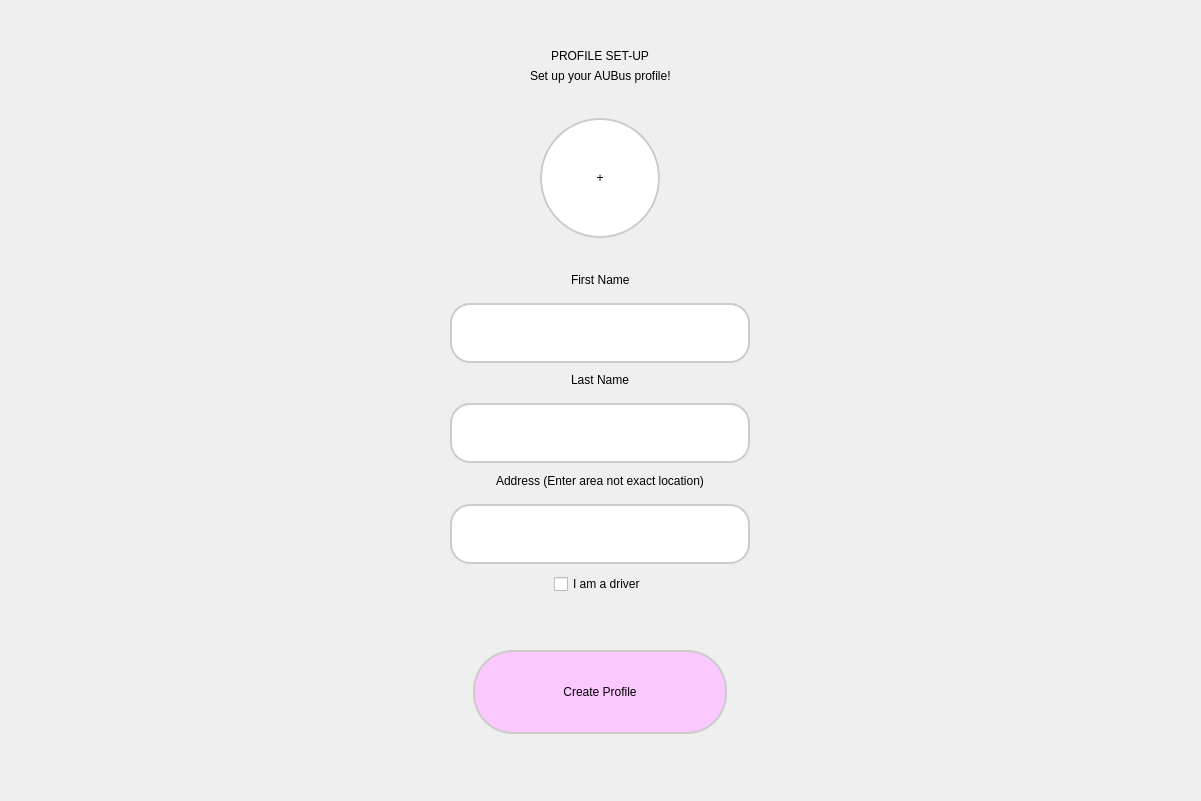
<?xml version="1.0" encoding="UTF-8"?>
<ui version="4.0">
 <class>Dialog</class>
 <widget class="QDialog" name="Dialog">
  <property name="geometry">
   <rect>
    <x>0</x>
    <y>0</y>
    <width>1201</width>
    <height>801</height>
   </rect>
  </property>
  <property name="windowTitle">
   <string>AUBus</string>
  </property>
  <widget class="QWidget" name="widget" native="true">
   <property name="geometry">
    <rect>
     <x>0</x>
     <y>0</y>
     <width>1201</width>
     <height>801</height>
    </rect>
   </property>
   <property name="styleSheet">
    <string notr="true">
QWidget#widget {
    background-color: qlineargradient(
        spread:pad, x1:0.1, y1:0.1, x2:0.9, y2:0.9,
        stop:0 rgba(10, 158, 190, 255),
        stop:1 rgba(170, 255, 255, 255)
    );
}
QPushButton {
    background-color: rgb(251, 201, 255);
    color: black;
    border-radius: 40px;
    border: 2px solid #cccccc;
    min-width: 250px;
    min-height: 80px;
    font: 63 12pt &quot;Sitka Heading Semibold&quot;;
}
QPushButton:hover {
    background-color: #e6f7ff;
}
QPushButton:pressed {
    background-color: #b3ecff;
}
QLabel {
    color: black;
    font: 63 10pt &quot;Sitka Heading Semibold&quot;;
}
QLineEdit {
    background-color: white;
    border-radius: 20px;
    border: 2px solid #cccccc;
    padding: 8px;
    font: 10pt &quot;Segoe UI&quot;;
    min-height: 40px;
}
QCheckBox {
    color: black;
    font: 63 10pt &quot;Sitka Heading Semibold&quot;;
}
    </string>
   </property>
   <layout class="QVBoxLayout" name="verticalLayout">
    <item>
     <spacer name="verticalSpacerTop">
      <property name="orientation">
       <enum>Qt::Vertical</enum>
      </property>
      <property name="sizeHint" stdset="0">
       <size>
        <width>20</width>
        <height>60</height>
       </size>
      </property>
     </spacer>
    </item>
    <item alignment="Qt::AlignHCenter">
     <widget class="QLabel" name="label">
      <property name="styleSheet">
       <string notr="true">
font: 63 36pt &quot;Sitka Heading Semibold&quot;;
color: black;
       </string>
      </property>
      <property name="text">
       <string>PROFILE SET-UP</string>
      </property>
     </widget>
    </item>
    <item alignment="Qt::AlignHCenter">
     <widget class="QLabel" name="label_2">
      <property name="styleSheet">
       <string notr="true">
font: 63 14pt &quot;Sitka Heading Semibold&quot;;
color: black;
       </string>
      </property>
      <property name="text">
       <string>Set up your AUBus profile!</string>
      </property>
     </widget>
    </item>
    <item>
     <spacer name="spacer1">
      <property name="orientation">
       <enum>Qt::Vertical</enum>
      </property>
      <property name="sizeHint" stdset="0">
       <size>
        <width>20</width>
        <height>40</height>
       </size>
      </property>
     </spacer>
    </item>
    <item alignment="Qt::AlignHCenter">
     <widget class="QLabel" name="profilePhoto">
      <property name="minimumSize">
       <size>
        <width>120</width>
        <height>120</height>
       </size>
      </property>
      <property name="maximumSize">
       <size>
        <width>120</width>
        <height>120</height>
       </size>
      </property>
      <property name="toolTip">
       <string>Click to upload photo</string>
      </property>
      <property name="styleSheet">
       <string notr="true">
background-color: white;
border-radius: 60px;
border: 2px solid #cccccc;
       </string>
      </property>
      <property name="text">
       <string>+</string>
      </property>
      <property name="alignment">
       <set>Qt::AlignCenter</set>
      </property>
     </widget>
    </item>
    <item>
     <spacer name="spacer2">
      <property name="orientation">
       <enum>Qt::Vertical</enum>
      </property>
      <property name="sizeHint" stdset="0">
       <size>
        <width>20</width>
        <height>40</height>
       </size>
      </property>
     </spacer>
    </item>
    <item alignment="Qt::AlignHCenter">
     <widget class="QLabel" name="label_3">
      <property name="text">
       <string>First Name</string>
      </property>
     </widget>
    </item>
    <item alignment="Qt::AlignHCenter">
     <widget class="QLineEdit" name="firstfield">
      <property name="minimumSize">
       <size>
        <width>300</width>
        <height>60</height>
       </size>
      </property>
      <property name="maximumSize">
       <size>
        <width>300</width>
        <height>40</height>
       </size>
      </property>
     </widget>
    </item>
    <item>
     <spacer name="spacer3">
      <property name="orientation">
       <enum>Qt::Vertical</enum>
      </property>
      <property name="sizeHint" stdset="0">
       <size>
        <width>20</width>
        <height>25</height>
       </size>
      </property>
     </spacer>
    </item>
    <item alignment="Qt::AlignHCenter">
     <widget class="QLabel" name="label_4">
      <property name="text">
       <string>Last Name</string>
      </property>
     </widget>
    </item>
    <item alignment="Qt::AlignHCenter">
     <widget class="QLineEdit" name="lastfield">
      <property name="minimumSize">
       <size>
        <width>300</width>
        <height>60</height>
       </size>
      </property>
      <property name="maximumSize">
       <size>
        <width>300</width>
        <height>40</height>
       </size>
      </property>
     </widget>
    </item>
    <item>
     <spacer name="spacer4">
      <property name="orientation">
       <enum>Qt::Vertical</enum>
      </property>
      <property name="sizeHint" stdset="0">
       <size>
        <width>20</width>
        <height>25</height>
       </size>
      </property>
     </spacer>
    </item>
    <item alignment="Qt::AlignHCenter">
     <widget class="QLabel" name="label_5">
      <property name="styleSheet">
       <string notr="true">font: 63 10pt &quot;Sitka Heading Semibold&quot;;</string>
      </property>
      <property name="text">
       <string>Address (Enter area not exact location)</string>
      </property>
      <property name="alignment">
       <set>Qt::AlignCenter</set>
      </property>
     </widget>
    </item>
    <item alignment="Qt::AlignHCenter">
     <widget class="QLineEdit" name="addressfield">
      <property name="minimumSize">
       <size>
        <width>300</width>
        <height>60</height>
       </size>
      </property>
      <property name="maximumSize">
       <size>
        <width>300</width>
        <height>40</height>
       </size>
      </property>
     </widget>
    </item>
    <item>
     <spacer name="spacer5">
      <property name="orientation">
       <enum>Qt::Vertical</enum>
      </property>
      <property name="sizeHint" stdset="0">
       <size>
        <width>20</width>
        <height>25</height>
       </size>
      </property>
     </spacer>
    </item>
    <item alignment="Qt::AlignHCenter">
     <widget class="QCheckBox" name="driverCheckbox">
      <property name="text">
       <string>I am a driver</string>
      </property>
     </widget>
    </item>
    <item>
     <spacer name="spacer6">
      <property name="orientation">
       <enum>Qt::Vertical</enum>
      </property>
      <property name="sizeHint" stdset="0">
       <size>
        <width>20</width>
        <height>30</height>
       </size>
      </property>
     </spacer>
    </item>
    <item alignment="Qt::AlignHCenter">
     <widget class="QLabel" name="error">
      <property name="styleSheet">
       <string notr="true">color:rgb(255, 0, 0); font: 10pt &quot;MS Shell Dlg 2&quot;;</string>
      </property>
      <property name="text">
       <string/>
      </property>
     </widget>
    </item>
    <item>
     <spacer name="spacerBeforeButton">
      <property name="orientation">
       <enum>Qt::Vertical</enum>
      </property>
      <property name="sizeHint" stdset="0">
       <size>
        <width>20</width>
        <height>20</height>
       </size>
      </property>
     </spacer>
    </item>
    <item alignment="Qt::AlignHCenter">
     <widget class="QPushButton" name="create">
      <property name="minimumSize">
       <size>
        <width>254</width>
        <height>84</height>
       </size>
      </property>
      <property name="maximumSize">
       <size>
        <width>250</width>
        <height>80</height>
       </size>
      </property>
      <property name="text">
       <string>Create Profile</string>
      </property>
     </widget>
    </item>
    <item>
     <spacer name="verticalSpacerBottom">
      <property name="orientation">
       <enum>Qt::Vertical</enum>
      </property>
      <property name="sizeHint" stdset="0">
       <size>
        <width>20</width>
        <height>80</height>
       </size>
      </property>
     </spacer>
    </item>
   </layout>
  </widget>
 </widget>
 <resources/>
 <connections/>
</ui>
